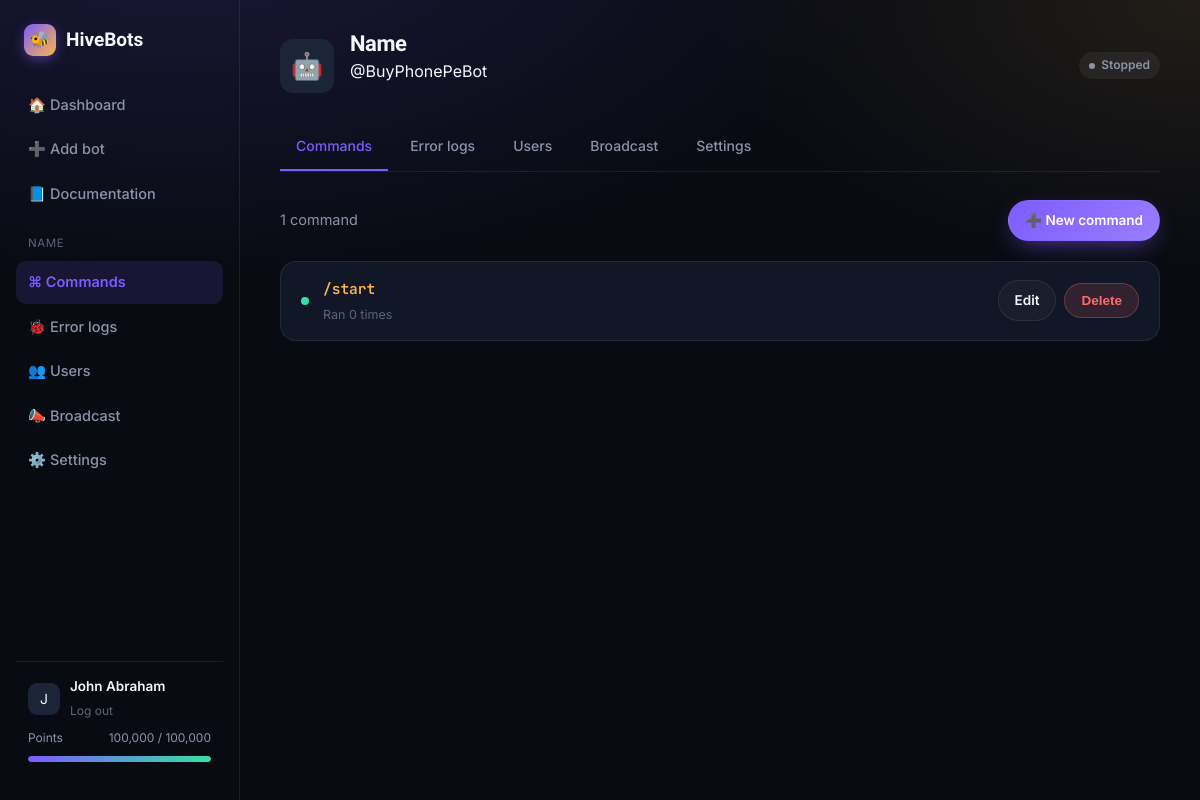
/bots/1/commands (signed in), run on the app's committed database.
### tables this page shows
CREATE TABLE bots (
    id INTEGER PRIMARY KEY AUTOINCREMENT,
    user_id INTEGER NOT NULL,
    name TEXT NOT NULL,
    username TEXT,
    token TEXT NOT NULL,
    secret TEXT NOT NULL,
    is_active INTEGER NOT NULL DEFAULT 0,
    avatar_emoji TEXT DEFAULT '🤖',
    created_at REAL NOT NULL,
    FOREIGN KEY(user_id) REFERENCES users(id)
);

CREATE TABLE users (
    id INTEGER PRIMARY KEY AUTOINCREMENT,
    email TEXT UNIQUE NOT NULL,
    name TEXT NOT NULL,
    password_hash TEXT NOT NULL,
    points_remaining INTEGER NOT NULL DEFAULT 100000,
    points_total INTEGER NOT NULL DEFAULT 100000,
    points_reset_month TEXT NOT NULL,
    created_at REAL NOT NULL
);

CREATE TABLE commands (
    id INTEGER PRIMARY KEY AUTOINCREMENT,
    bot_id INTEGER NOT NULL,
    trigger_name TEXT NOT NULL,
    code TEXT NOT NULL,
    is_active INTEGER NOT NULL DEFAULT 1,
    run_count INTEGER NOT NULL DEFAULT 0,
    created_at REAL NOT NULL,
    updated_at REAL NOT NULL,
    FOREIGN KEY(bot_id) REFERENCES bots(id)
);

### app.py (the view)
@app.route("/bots/<int:bot_id>/commands")
@login_required
def bot_commands(bot_id):
    bot = get_owned_bot_or_404(bot_id)
    with get_db() as conn:
        commands = conn.execute(
            "SELECT * FROM commands WHERE bot_id=? ORDER BY created_at ASC", (bot_id,)
        ).fetchall()
    return render_template("bot_commands.html", bot=bot, commands=commands, tab="commands")

### app.py (called while the page is built, shortened)
def current_month_key():
    return datetime.utcnow().strftime("%Y-%m")

def login_required(view):
    @wraps(view)
    def wrapped(*args, **kwargs):
        if not session.get("user_id"):
            return redirect(url_for("login", next=request.path))
        return view(*args, **kwargs)
    return wrapped

def get_current_user():
    if not session.get("user_id"):
        return None
    with get_db() as conn:
        row = conn.execute("SELECT * FROM users WHERE id=?", (session["user_id"],)).fetchone()
    return row

@app.before_request
def load_user():
    g.user = get_current_user()

@app.context_processor
def inject_globals():
    return {"current_user": g.get("user"), "year": datetime.utcnow().year}

def get_owned_bot_or_404(bot_id):
    with get_db() as conn:
        bot = conn.execute("SELECT * FROM bots WHERE id=? AND user_id=?", (bot_id, g.user["id"])).fetchone()
    if not bot:
        abort(404)
    return bot

### db.py (called while the page is built)
@contextmanager
def get_db():
    conn = sqlite3.connect(DB_PATH, timeout=10)
    conn.row_factory = sqlite3.Row
    conn.execute("PRAGMA foreign_keys = ON")
    try:
        yield conn
        conn.commit()
    finally:
        conn.close()

### templates/bot_commands.html (shortened to what this page needs)
{% extends "app_base.html" %}
{% block content %}
<div class="bot-header">
  <div class="bot-avatar">{{ bot.avatar_emoji or '🤖' }}</div>
  <div style="flex:1;">
    <h1 style="font-size:22px;">{{ bot.name }}</h1>
    <p class="sub" style="margin-top:2px;">{{ '@' + bot.username if bot.username else 'token not verified' }}</p>
  </div>
  {% if bot.is_active %}<span class="status-pill live"><span class="d"></span>Live</span>
  {% else %}<span class="status-pill off"><span class="d"></span>Stopped</span>{% endif %}
</div>
<div class="tab-bar">
  <a href="{{ url_for('bot_commands', bot_id=bot.id) }}" class="tab-item active">Commands</a>
  <a href="{{ url_for('bot_logs', bot_id=bot.id) }}" class="tab-item">Error logs</a>
  <a href="{{ url_for('bot_users', bot_id=bot.id) }}" class="tab-item">Users</a>
  <a href="{{ url_for('bot_broadcast', bot_id=bot.id) }}" class="tab-item">Broadcast</a>
  <a href="{{ url_for('bot_settings', bot_id=bot.id) }}" class="tab-item">Settings</a>
</div>
<div class="app-topbar" style="margin-bottom:20px;">
  <p class="sub" style="margin:0;">{{ commands|length }} command{{ '' if commands|length == 1 else 's' }}</p>
  <a href="{{ url_for('new_command', bot_id=bot.id) }}" class="btn btn-primary btn-sm">➕ New command</a>
</div>
{% if commands %}
  {% for c in commands %}
  <div class="cmd-row">
    <div style="display:flex; align-items:center; gap:14px; min-width:0;">
      <span class="toggle-dot {{ 'on' if c.is_active else 'off' }}"></span>
      <div>
        <div class="cmd-trig">{{ c.trigger_name }}</div>
        <div class="cmd-meta">Ran {{ c.run_count }} time{{ '' if c.run_count == 1 else 's' }}</div>
      </div>
    </div>
    <div class="cmd-actions">
      <a href="{{ url_for('edit_command', bot_id=bot.id, command_id=c.id) }}" class="btn btn-ghost btn-sm">Edit</a>
      <form method="post" action="{{ url_for('delete_command', bot_id=bot.id, command_id=c.id) }}" data-confirm="Delete {{ c.trigger_name }}? This can't be undone.">
        <button type="submit" class="btn btn-danger btn-sm">Delete</button>
      </form>
    </div>
  </div>
  {% endfor %}
{% endif %}
{% endblock %}

### templates/app_base.html (shortened to what this page needs)
<!doctype html>
<html lang="en">
<head>
  <link rel="stylesheet" href="{{ url_for('static', filename='css/style.css') }}">
</head>
<body>
  <div class="app-shell">
    <aside class="sidebar">
      <a href="{{ url_for('index') }}" class="brand"><span class="brand-mark">🐝</span> HiveBots</a>
      <a href="{{ url_for('dashboard') }}" class="side-link {{ 'active' if request.endpoint == 'dashboard' else '' }}">🏠 Dashboard</a>
      <a href="{{ url_for('new_bot') }}" class="side-link {{ 'active' if request.endpoint == 'new_bot' else '' }}">➕ Add bot</a>
      <a href="{{ url_for('docs') }}" class="side-link">📘 Documentation</a>
      {% if bot %}
      <div class="side-section-label">{{ bot.name }}</div>
      <a href="{{ url_for('bot_commands', bot_id=bot.id) }}" class="side-link {{ 'active' if tab == 'commands' else '' }}">⌘ Commands</a>
      <a href="{{ url_for('bot_logs', bot_id=bot.id) }}" class="side-link {{ 'active' if tab == 'logs' else '' }}">🐞 Error logs</a>
      <a href="{{ url_for('bot_users', bot_id=bot.id) }}" class="side-link {{ 'active' if tab == 'users' else '' }}">👥 Users</a>
      <a href="{{ url_for('bot_broadcast', bot_id=bot.id) }}" class="side-link {{ 'active' if tab == 'broadcast' else '' }}">📣 Broadcast</a>
      <a href="{{ url_for('bot_settings', bot_id=bot.id) }}" class="side-link {{ 'active' if tab == 'settings' else '' }}">⚙️ Settings</a>
      {% endif %}
      <div class="sidebar-footer">
        <div style="display:flex; align-items:center; gap:10px;">
          <div style="width:32px;height:32px;border-radius:9px;background:var(--surface-3);display:flex;align-items:center;justify-content:center;font-size:14px;">{{ current_user.name[0]|upper }}</div>
          <div style="min-width:0;">
            <div style="font-size:13.5px; font-weight:600; white-space:nowrap; overflow:hidden; text-overflow:ellipsis;">{{ current_user.name }}</div>
            <a href="{{ url_for('logout') }}" style="font-size:12px; color:var(--muted-2);">Log out</a>
          </div>
        </div>
        <div class="points-meter">
          <div class="label"><span>Points</span><span>{{ '{:,}'.format(current_user.points_remaining) }} / {{ '{:,}'.format(current_user.points_total) }}</span></div>
          <div class="bar"><i style="width:{{ points_pct if points_pct is defined else (100*current_user.points_remaining/current_user.points_total)|round|int }}%"></i></div>
        </div>
      </div>
    </aside>
    <main class="app-main">
      {% block content %}{% endblock %}
    </main>
  </div>
</body>
</html>

### data on the page
bots: name "NAME", avatar_emoji "🤖", name "Name", username "@BuyPhonePeBot"
users: name "J", name "John Abraham", points_remaining "100,000", points_total "100,000"
commands: is_active 1 (drawn), trigger_name "/start", run_count "0", run_count "s"

### other printed values
{{ commands|length }} "1"
